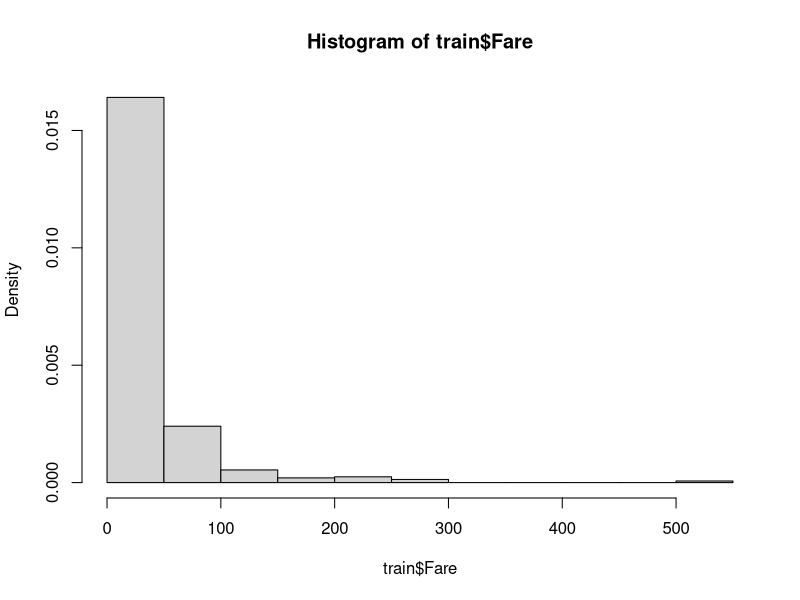

Generate this figure with R:
#!/usr/bin/env Rscript
# PassengerId, Survived, Pclass, Name, Sex, Age, SibSp, Parch, Ticket, Fare, Cabin, Embarked

train <- read.csv('./titanic-data/train.csv', sep=',', header=T, na.strings=c(''))
# test <- read.csv('./titanic-data/test.csv', sep=',', header=T, na.strings=c(''))
#str(train)

train$Survived <- as.factor(train$Survived)
survived <- nrow(train[train$Survived == 1,])
died <- nrow(train[train$Survived == 0,])
survival_rate <- round(survived / (survived + died) * 100.0, digits=2)
survival_rate
(survival_frame <- data.frame(x=factor(c('Survived', 'Died')), y=c(survived, died)))
#hist(survival_frame)
train2 = data.frame(Survived=train$Survived, Pclass=train$Pclass, Sex=train$Sex, Age=train$Age, Fare=train$Fare)
sapply(data.frame(Age=train$Age, Fare=train$Fare), mean, na.rm=TRUE)
#train_sex = data.frame(x=factor(c('male', 'female')), y=c(nrow(train[train$Sex == male]), nrow(train[train$Sex == female])))
#sapply(train2, mean, na.rm=TRUE)
fivenum(train$Fare) # 1) sample minimum, 2) first quartile, 3) median, 4) third quartile, 5) sample maximum
#library(Hmisc)
#describe(train2)
hist(train$Fare, freq=FALSE)
#sapply(train$Age, mean, na.rm=TRUE)
#train$Pclass <- as.factor(train$Pclass)
#table(train$Pclass)
# test$Pclass <- as.factor(test$Pclass)
# table(train$Pclass)

